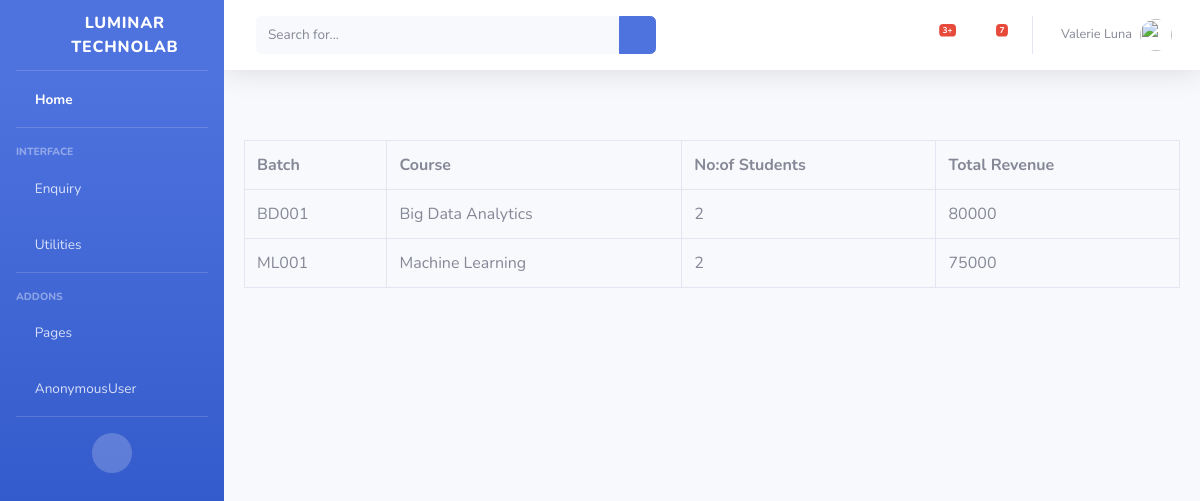
Screenshot of /Enquiry/ongoingbatch with the database file from the repository.
### Enquiry/models.py (models this page shows, shortened)
class Batch(models.Model):
    Batch=models.CharField(max_length=150,unique=True)
    Course=models.ForeignKey(Course,on_delete=models.CASCADE)
    Date = models.DateField()
    Action = (
        ('1', 'Yet to Begin'),
        ('2', 'Started'),
        ('3', 'Completed')
    )
    Status = models.CharField(max_length=100, choices=Action)

### Enquiry/views.py (the view)
# urls.py: path('ongoingbatch',OnGoingBatchReport.as_view(),name='ongoing'),
class OnGoingBatchReport(TemplateView):
    model=Enquiry
    template_name = 'Report/ongoingbatch_report.html'
    def get(self, request, *args, **kwargs):
        qs1 = Admission.objects.filter(Batch__Status='2').values('Batch__Batch', 'Batch__Course__Course', 'Batch__Date').annotate(student=(Count('Admission_no')), coursefee=(Sum('Course_fee')))
        context={}
        context['form']=qs1
        return render(request,self.template_name,context)

### Enquiry/templates/Report/ongoingbatch_report.html
<!DOCTYPE html>
{% extends 'index/index1.html' %}
{% block content %}
<div class="card-body" style="margin-top: 50px">
    <div class="table-responsive">
        <table class="table table-bordered" id="dataTable" width="100%" cellspacing="0">
        <tr>
            <th>Batch</th>
            <th>Course</th>
            <th>No:of Students</th>
            <th>Total Revenue</th>
        </tr>
            {% for data in form %}
            <tr>
                <td>{{ data.Batch__Batch }}</td>
            <td>{{ data.Batch__Course__Course }}</td>
            <td>{{ data.student }}</td>
            <td>{{ data.coursefee }}</td>
            </tr>
            {% endfor %}
        </table>
    </div>
</div>
{% endblock %}

### rows the page displays
Batch: Batch__Batch "BD001", Batch__Course__Course "Big Data Analytics", student "2", coursefee "80000"
Batch: Batch__Batch "ML001", Batch__Course__Course "Machine Learning", student "2", coursefee "75000"

### other values shown
{{ user }} "AnonymousUser"
